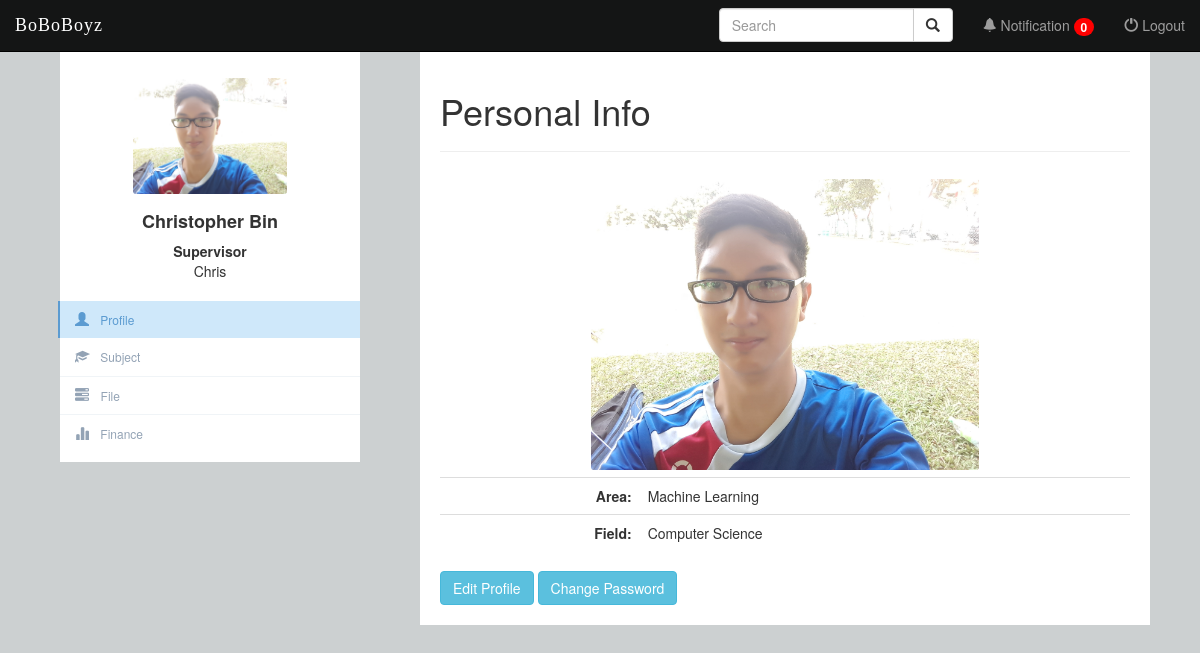
Screenshot of / (signed in) with the database file from the repository.
### Profile/models.py (models this page shows, shortened)
class BaseProfile(models.Model):
    USER_TYPES = (
        ('Admin', 'Admin'),
        ('Supervisor', 'Supervisor'),
        ('Student', 'Student'),
    )
    GENDERS = (
        ('Female', 'Female'),
        ('Male', 'Male'),
    )
    user = models.OneToOneField(settings.AUTH_USER_MODEL, primary_key=True)
    user_dob = models.DateField(null=True, blank=True, verbose_name="Date of Birth")
    user_gender = models.CharField(choices=GENDERS, verbose_name="Gender", max_length=6)
    user_address = models.TextField(max_length=500, verbose_name="Address")
    user_photo = models.FileField(default="", verbose_name="Profile Picture", null=True, blank=True)
    user_type = models.CharField(choices=USER_TYPES, verbose_name="User Type", max_length=10)
    user_area = models.ForeignKey(Area, blank=True, null=True, on_delete=models.CASCADE, verbose_name="Area")
    class Meta:
        abstract = True

class Students(models.Model):
    STUDENT_TYPE = (
        ('By Research', 'By Research'),
        ('By Coursework', 'By Coursework'),
    )
    STATUS = (
        ('Active', 'Active'),
        ('Terminated', 'Terminated'),
        ('Graduated', 'Graduated'),
    )
    PROGRESS = (
        ('None', 'None'),
        ('Proposal Defense', 'Proposal Defense'),
        ('Work Completion Seminar', 'Work Completion Seminar'),
        ('Thesis Examination', 'Thesis Examination'),
        ('Viva Voce', 'Viva Voce'),
        ('Completed', 'Completed'),
    )
    user_status = models.CharField(choices=STATUS, verbose_name="Academic Status", default='Active', max_length=10)
    user_feesOwed = models.DecimalField(verbose_name="Outstanding Payment", max_digits=7,decimal_places=2,default=0)
    stud_type = models.CharField(choices=STUDENT_TYPE, verbose_name="Student Type", blank=True, null=True, max_length=13)
    br_title = models.CharField(max_length=100, verbose_name="Research Title", unique=True, null=True, blank=True)
    br_progress = models.CharField(choices=PROGRESS, verbose_name="Research Progress", default='None', max_length=23)
    bc_cgpa = MinMaxFloat(min_value=0.0, max_value=4.0, verbose_name="CGPA", default=0.0)
    class Meta:
        abstract = True

class Supervisor(models.Model):
    class Meta:
        abstract = True

class Profile(BaseProfile, Students, Supervisor):
    pass

class Area(models.Model):
    a_name = models.CharField(max_length=500, verbose_name="Area Name")
    a_field = models.ForeignKey(Field, on_delete=models.CASCADE)

class Field(models.Model):
    f_name = models.CharField(max_length=500, verbose_name="Field Name")

### Profile/views.py (the view, shortened to what this page needs)
# urls.py: url(r'^$', views.home, name='home'),
def home(request):
    if not request.user.is_authenticated():
        return render(request, 'Profile/login.html')
    else:
        profile = Profile.objects.get(pk=request.user.id)
        if profile.user_type == 'Supervisor':
            approved_app = Appointment.objects.filter(lecID=profile.user)
            approved_app = approved_app.filter(status="Pending")
            form = ProgressForm(request.POST or None)
            if request.POST:
                if form.is_valid():
                    progress = form.cleaned_data.get("br_progress")
                    target_profile.br_progress = progress
                    target_profile.save()
            if request.POST.get("reject"):
                appointmentID = request.POST.get('appointment_id', False)
                app = Appointment.objects.get(pk=appointmentID)
                app.status = "Reject"
                app.save()
            elif request.POST.get("accept"):
                appointmentID = request.POST.get('appointment_id', False)
                app = Appointment.objects.get(pk=appointmentID)
                app.status = "Approve"
                app.save()
            else:
                all_profiles = Profile.objects.all().filter(
                    Q(user_type="Supervisor") | Q(user_type="Student")
                ).distinct()
                query = request.GET.get("q")
            return render(request, 'Profile/home.html',
                          {'form': form, 'profile': profile, 'approved_app': approved_app, })

### Profile/forms.py
class ProgressForm(forms.ModelForm):
    class Meta:
        model = Profile
        fields = ['br_progress', ]

### Profile/templates/Profile/home.html
{% extends 'Profile/side_bar.html' %}
{% block content %}
{% load staticfiles %}
<div class="profile-content-head">
    <h1>Personal Info</h1>
    <hr>
    <div class="profile-userpic">
        <center>
            <button type="button" class="btn btn-userpic">
                {% if profile.user_photo %}
                    <img src="{{ profile.user_photo.url }}" class="img-responsive" alt="">
                {% else %}
                    <img src="{% static 'Profile/image/default.png' %}" class="img-responsive" alt="">
                {% endif %}
            </button>
        </center>
    </div>
    {% if profile.user_type == 'Student' %}
        <div class="profile-userpic">
            <table class="table table-user-information table-responsive">
                <tbody>
                    <tr>
                        <td style="text-align:right"><strong>Date of Birth:</strong></td>
                        <td>{{ application.app_birthday }}</td>
                    </tr>
                    <tr>
                        <td style="text-align:right"><strong>Gender:</strong></td>
                        <td>{{ application.app_gender }}</td>
                    </tr>
                    <tr>
                        <td style="text-align:right"><strong>Nationality:</strong></td>
                        <td>{{ application.app_nation }}</td>
                    </tr>
                    <tr>
                        <td style="text-align:right"><strong>Address:</strong></td>
                        <td>{{ application.app_address }}</td>
                    </tr>
                    <tr>
                        <td style="text-align:right"><strong>Student Type:</strong></td>
                        <td>{{ application.app_type }}</td>
                    </tr>
                        <td style="text-align:right"><strong>Programme:</strong></td>
                        <td>{{ application.app_programme }}</td>
                    </tr>
                    <tr>
                        <td style="text-align:right"><strong>Phone Number:</strong></td>
                        <td>{{ application.app_mobile_number }}</td>
                    </tr>
                        <td style="text-align:right"><strong>Email:</strong></td>
                        <td>{{ application.app_email }}</td>
                    </tr>
                </tbody>
            </table>
        </div>
    {% else %}
        <div class="profile-userpic">
            <table class="table table-user-information table-responsive">
                <tbody>
                    <tr>
                        <td style="text-align:right"><strong>Area:</strong></td>
                        <td>{{ profile.user_area.a_name }}</td>
                    </tr>
                    <tr>
                        <td style="text-align:right"><strong>Field:</strong></td>
                        <td>{{ profile.user_area.a_field.f_name }}</td>
                    </tr>
                </tbody>
            </table>
        </div>
    {% endif %}
    <a href="{% url 'Profile:edit_profile' %}" class="btn btn-info">Edit Profile</a>
    <a href="{% url 'Profile:change_password' %}" class="btn btn-info">Change Password</a>
</div>
{% endblock %}

### Profile/templates/Profile/side_bar.html (shortened to what this page needs)
{% extends 'Profile/navigation_bar.html' %}
{% block body %}
{% load staticfiles %}
<div class="container-fluid">
	<div class="row profile">
		<div class="col-md-4 col-sm-4 hidden-xs ">
			<div class="profile-sidebar col-md-3 col-sm-3" id="profile-sidebar">
				<div class="profile-userpic">
					<center>
						<button type="button" class="btn btn-userpic">
							{% if profile.user_photo %}
								<img src="{{ profile.user_photo.url }}" class="img-responsive" alt="">
							{% else %}
								<img src="{% static 'Profile/image/default.png' %}" class="img-responsive" alt="">
							{% endif %}
						</button>
					</center>
				</div>
				<div class="profile-usertitle">
					<h4><strong>{{ profile.user.first_name }} {{ profile.user.last_name }}</strong></h4>
					<div>
						<strong>
							{% if profile.user_type == 'Student' %}
								{% if profile.stud_type == 'By Research' %}
									Research Student
								{% elif profile.stud_type == 'By Coursework'%}
									Coursework Student
								{% endif %}
							{% else %}
								{{ profile.user_type }}
							{% endif %}
						</strong>
					</div>
					<div>
						{{ profile.user.username }}
					</div>
				</div>
				<div class="profile-usermenu">
					<ul class = "nav navbar-fixed-left">
						<li {% if request.resolver_match.url_name == 'home' %}class="active"{% endif %}>
							<a href="{% url 'Profile:home' %}">
							<span class= "glyphicon glyphicon-user"></span>
							Profile</a>
						</li>
						<li {% if request.resolver_match.url_name == 'subject' %}class="active"{% endif %}>
							<a href="{% url 'subject:subject' %}">
							<span class= "glyphicon glyphicon-education"></span>
							Subject</a>
						</li>
						<li {% if request.resolver_match.url_name == 'file' %}class="active"{% endif %}>
							<a href="{% url 'file:file' %}">
							<span class= "glyphicon glyphicon-tasks"></span>
							File</a>
						</li>
						<li  {% if request.resolver_match.url_name == 'account' %}class="active"{% endif %}>
							<a href="{% url 'Transaction:account' %}">
							<span class= "glyphicon glyphicon-stats"></span>
							Finance</a>
						</li>
					</ul>
				</div>
			</div>
		</div>
		<div class="col-md-8 col-sm-8 col-xs-12">
			{% block content %}
			{% endblock %}
		</div>
	</div>
</div>
{% endblock %}

### Profile/static/Profile/css/navbar.css (style rules this page uses)
.profile { margin:1px 0; }
.profile-sidebar { padding: 20px 0 10px 0; background:white; margin-top:50px; margin-left:30px; min-width: 200px; min-height: 400px; }
.profile-userpic img { float: none; margin:0 auto; width:100%; height:100%; border-radius:3px; }
.profile-usertitle { text-align:center; margin-top:7px; }
.profile-usermenu { margin-top:20px; }
.profile ul li { border-bottom:1px solid #f0f4f7; }
.profile ul li:last-child { border-bottom: none; }
.profile ul li a { color:#93a3b5; font-size:12px; font-weight:400; }
.profile ul li a span { margin-right:8px; font-size:14px; }
.profile ul li.active { border-bottom:none; }
.profile ul li.active a { color:#5b9bd1; background-color:#cfe8fa; border-left: 2px solid #5b9bd1; margin-left: -2px; }
.profile-content-head { margin-top:50px; background:#fff; min-height:580px auto; margin-right:20px; padding :20px; }
.btn-userpic { background-color: rgba(255,255,255,0); border: 1px solid rgba(255,255,255,0); height:75%; width:60%; }

### rows the page displays
Profile: user_photo (picture), user.first_name "Christopher", user.last_name "Bin", user_type "Supervisor", user.username "Chris", user_area.a_name "Machine Learning", user_area.a_field.f_name "Computer Science"

### other values shown
{{ approved_app.count }} "0"
